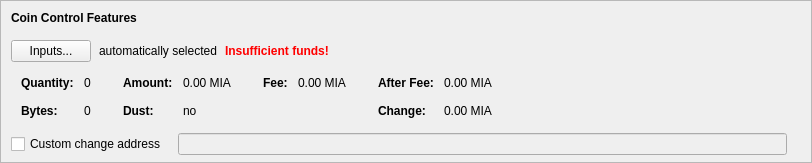
    <widget class="QFrame" name="frameCoinControl">
     <property name="sizePolicy">
      <sizepolicy hsizetype="Expanding" vsizetype="Expanding">
       <horstretch>0</horstretch>
       <verstretch>0</verstretch>
      </sizepolicy>
     </property>
     <property name="maximumSize">
      <size>
       <width>16777215</width>
       <height>16777215</height>
      </size>
     </property>
     <property name="frameShape">
      <enum>QFrame::StyledPanel</enum>
     </property>
     <property name="frameShadow">
      <enum>QFrame::Sunken</enum>
     </property>
     <layout class="QVBoxLayout" name="verticalLayoutCoinControl2">
      <property name="spacing">
       <number>0</number>
      </property>
      <property name="leftMargin">
       <number>0</number>
      </property>
      <property name="topMargin">
       <number>0</number>
      </property>
      <property name="rightMargin">
       <number>0</number>
      </property>
      <property name="bottomMargin">
       <number>6</number>
      </property>
      <item>
       <layout class="QVBoxLayout" name="verticalLayoutCoinControl" stretch="0,0,0,0,1">
        <property name="spacing">
         <number>0</number>
        </property>
        <property name="leftMargin">
         <number>10</number>
        </property>
        <property name="topMargin">
         <number>10</number>
        </property>
        <item>
         <layout class="QHBoxLayout" name="horizontalLayoutCoinControl1">
          <property name="bottomMargin">
           <number>15</number>
          </property>
          <item>
           <widget class="QLabel" name="labelCoinControlFeatures">
            <property name="sizePolicy">
             <sizepolicy hsizetype="Preferred" vsizetype="Maximum">
              <horstretch>0</horstretch>
              <verstretch>0</verstretch>
             </sizepolicy>
            </property>
            <property name="font">
             <font>
              <weight>75</weight>
              <bold>true</bold>
             </font>
            </property>
            <property name="styleSheet">
             <string notr="true">font-weight:bold;</string>
            </property>
            <property name="text">
             <string>Coin Control Features</string>
            </property>
           </widget>
          </item>
         </layout>
        </item>
        <item>
         <layout class="QHBoxLayout" name="horizontalLayoutCoinControl2" stretch="0,0,0,0">
          <property name="spacing">
           <number>8</number>
          </property>
          <property name="bottomMargin">
           <number>10</number>
          </property>
          <item>
           <widget class="QPushButton" name="pushButtonCoinControl">
            <property name="styleSheet">
             <string notr="true"/>
            </property>
            <property name="text">
             <string>Inputs...</string>
            </property>
            <property name="autoDefault">
             <bool>false</bool>
            </property>
           </widget>
          </item>
          <item>
           <widget class="QLabel" name="labelCoinControlAutomaticallySelected">
            <property name="text">
             <string>automatically selected</string>
            </property>
            <property name="margin">
             <number>5</number>
            </property>
           </widget>
          </item>
          <item>
           <widget class="QLabel" name="labelCoinControlInsuffFunds">
            <property name="font">
             <font>
              <weight>75</weight>
              <bold>true</bold>
             </font>
            </property>
            <property name="styleSheet">
             <string notr="true">color:red;font-weight:bold;</string>
            </property>
            <property name="text">
             <string>Insufficient funds!</string>
            </property>
            <property name="margin">
             <number>5</number>
            </property>
           </widget>
          </item>
          <item>
           <spacer name="horizontalSpacerCoinControl">
            <property name="orientation">
             <enum>Qt::Horizontal</enum>
            </property>
            <property name="sizeHint" stdset="0">
             <size>
              <width>40</width>
              <height>1</height>
             </size>
            </property>
           </spacer>
          </item>
         </layout>
        </item>
        <item>
         <widget class="QWidget" name="widgetCoinControl" native="true">
          <property name="sizePolicy">
           <sizepolicy hsizetype="Preferred" vsizetype="Preferred">
            <horstretch>0</horstretch>
            <verstretch>0</verstretch>
           </sizepolicy>
          </property>
          <property name="minimumSize">
           <size>
            <width>0</width>
            <height>0</height>
           </size>
          </property>
          <property name="styleSheet">
           <string notr="true"/>
          </property>
          <layout class="QHBoxLayout" name="horizontalLayoutCoinControl5">
           <property name="leftMargin">
            <number>0</number>
           </property>
           <property name="topMargin">
            <number>0</number>
           </property>
           <property name="rightMargin">
            <number>0</number>
           </property>
           <property name="bottomMargin">
            <number>0</number>
           </property>
           <item>
            <layout class="QHBoxLayout" name="horizontalLayoutCoinControl3" stretch="0,0,0,1">
             <property name="spacing">
              <number>20</number>
             </property>
             <property name="topMargin">
              <number>0</number>
             </property>
             <property name="bottomMargin">
              <number>10</number>
             </property>
             <item>
              <layout class="QFormLayout" name="formLayoutCoinControl1">
               <property name="horizontalSpacing">
                <number>10</number>
               </property>
               <property name="verticalSpacing">
                <number>14</number>
               </property>
               <property name="leftMargin">
                <number>10</number>
               </property>
               <property name="topMargin">
                <number>4</number>
               </property>
               <property name="rightMargin">
                <number>6</number>
               </property>
               <item row="0" column="0">
                <widget class="QLabel" name="labelCoinControlQuantityText">
                 <property name="font">
                  <font>
                   <weight>75</weight>
                   <bold>true</bold>
                  </font>
                 </property>
                 <property name="text">
                  <string>Quantity:</string>
                 </property>
                 <property name="margin">
                  <number>0</number>
                 </property>
                </widget>
               </item>
               <item row="0" column="1">
                <widget class="QLabel" name="labelCoinControlQuantity">
                 <property name="cursor">
                  <cursorShape>IBeamCursor</cursorShape>
                 </property>
                 <property name="contextMenuPolicy">
                  <enum>Qt::ActionsContextMenu</enum>
                 </property>
                 <property name="text">
                  <string notr="true">0</string>
                 </property>
                 <property name="margin">
                  <number>0</number>
                 </property>
                 <property name="textInteractionFlags">
                  <set>Qt::LinksAccessibleByMouse|Qt::TextSelectableByKeyboard|Qt::TextSelectableByMouse</set>
                 </property>
                </widget>
               </item>
               <item row="1" column="0">
                <widget class="QLabel" name="labelCoinControlBytesText">
                 <property name="font">
                  <font>
                   <weight>75</weight>
                   <bold>true</bold>
                  </font>
                 </property>
                 <property name="text">
                  <string>Bytes:</string>
                 </property>
                </widget>
               </item>
               <item row="1" column="1">
                <widget class="QLabel" name="labelCoinControlBytes">
                 <property name="cursor">
                  <cursorShape>IBeamCursor</cursorShape>
                 </property>
                 <property name="contextMenuPolicy">
                  <enum>Qt::ActionsContextMenu</enum>
                 </property>
                 <property name="text">
                  <string notr="true">0</string>
                 </property>
                 <property name="textInteractionFlags">
                  <set>Qt::LinksAccessibleByMouse|Qt::TextSelectableByKeyboard|Qt::TextSelectableByMouse</set>
                 </property>
                </widget>
               </item>
              </layout>
             </item>
             <item>
              <layout class="QFormLayout" name="formLayoutCoinControl2">
               <property name="horizontalSpacing">
                <number>10</number>
               </property>
               <property name="verticalSpacing">
                <number>14</number>
               </property>
               <property name="leftMargin">
                <number>6</number>
               </property>
               <property name="topMargin">
                <number>4</number>
               </property>
               <property name="rightMargin">
                <number>6</number>
               </property>
               <item row="0" column="0">
                <widget class="QLabel" name="labelCoinControlAmountText">
                 <property name="font">
                  <font>
                   <weight>75</weight>
                   <bold>true</bold>
                  </font>
                 </property>
                 <property name="text">
                  <string>Amount:</string>
                 </property>
                 <property name="margin">
                  <number>0</number>
                 </property>
                </widget>
               </item>
               <item row="0" column="1">
                <widget class="QLabel" name="labelCoinControlAmount">
                 <property name="cursor">
                  <cursorShape>IBeamCursor</cursorShape>
                 </property>
                 <property name="contextMenuPolicy">
                  <enum>Qt::ActionsContextMenu</enum>
                 </property>
                 <property name="text">
                  <string notr="true">0.00 MIA</string>
                 </property>
                 <property name="textInteractionFlags">
                  <set>Qt::LinksAccessibleByMouse|Qt::TextSelectableByKeyboard|Qt::TextSelectableByMouse</set>
                 </property>
                </widget>
               </item>
               <item row="1" column="0">
                <widget class="QLabel" name="labelCoinControlLowOutputText">
                 <property name="font">
                  <font>
                   <weight>75</weight>
                   <bold>true</bold>
                  </font>
                 </property>
                 <property name="text">
                  <string>Dust:</string>
                 </property>
                </widget>
               </item>
               <item row="1" column="1">
                <widget class="QLabel" name="labelCoinControlLowOutput">
                 <property name="cursor">
                  <cursorShape>IBeamCursor</cursorShape>
                 </property>
                 <property name="contextMenuPolicy">
                  <enum>Qt::ActionsContextMenu</enum>
                 </property>
                 <property name="text">
                  <string notr="true">no</string>
                 </property>
                 <property name="textInteractionFlags">
                  <set>Qt::LinksAccessibleByMouse|Qt::TextSelectableByKeyboard|Qt::TextSelectableByMouse</set>
                 </property>
                </widget>
               </item>
              </layout>
             </item>
             <item>
              <layout class="QFormLayout" name="formLayoutCoinControl3">
               <property name="horizontalSpacing">
                <number>10</number>
               </property>
               <property name="verticalSpacing">
                <number>14</number>
               </property>
               <property name="leftMargin">
                <number>6</number>
               </property>
               <property name="topMargin">
                <number>4</number>
               </property>
               <property name="rightMargin">
                <number>6</number>
               </property>
               <item row="0" column="0">
                <widget class="QLabel" name="labelCoinControlFeeText">
                 <property name="font">
                  <font>
                   <weight>75</weight>
                   <bold>true</bold>
                  </font>
                 </property>
                 <property name="text">
                  <string>Fee:</string>
                 </property>
                 <property name="margin">
                  <number>0</number>
                 </property>
                </widget>
               </item>
               <item row="0" column="1">
                <widget class="QLabel" name="labelCoinControlFee">
                 <property name="cursor">
                  <cursorShape>IBeamCursor</cursorShape>
                 </property>
                 <property name="contextMenuPolicy">
                  <enum>Qt::ActionsContextMenu</enum>
                 </property>
                 <property name="text">
                  <string notr="true">0.00 MIA</string>
                 </property>
                 <property name="textInteractionFlags">
                  <set>Qt::LinksAccessibleByMouse|Qt::TextSelectableByKeyboard|Qt::TextSelectableByMouse</set>
                 </property>
                </widget>
               </item>
             </layout>
             </item>
             <item>
              <layout class="QFormLayout" name="formLayoutCoinControl4">
               <property name="horizontalSpacing">
                <number>10</number>
               </property>
               <property name="verticalSpacing">
                <number>14</number>
               </property>
               <property name="leftMargin">
                <number>6</number>
               </property>
               <property name="topMargin">
                <number>4</number>
               </property>
               <property name="rightMargin">
                <number>6</number>
               </property>
               <item row="0" column="0">
                <widget class="QLabel" name="labelCoinControlAfterFeeText">
                 <property name="font">
                  <font>
                   <weight>75</weight>
                   <bold>true</bold>
                  </font>
                 </property>
                 <property name="text">
                  <string>After Fee:</string>
                 </property>
                 <property name="margin">
                  <number>0</number>
                 </property>
                </widget>
               </item>
               <item row="0" column="1">
                <widget class="QLabel" name="labelCoinControlAfterFee">
                 <property name="cursor">
                  <cursorShape>IBeamCursor</cursorShape>
                 </property>
                 <property name="contextMenuPolicy">
                  <enum>Qt::ActionsContextMenu</enum>
                 </property>
                 <property name="text">
                  <string notr="true">0.00 MIA</string>
                 </property>
                 <property name="textInteractionFlags">
                  <set>Qt::LinksAccessibleByMouse|Qt::TextSelectableByKeyboard|Qt::TextSelectableByMouse</set>
                 </property>
                </widget>
               </item>
               <item row="1" column="0">
                <widget class="QLabel" name="labelCoinControlChangeText">
                 <property name="font">
                  <font>
                   <weight>75</weight>
                   <bold>true</bold>
                  </font>
                 </property>
                 <property name="text">
                  <string>Change:</string>
                 </property>
                </widget>
               </item>
               <item row="1" column="1">
                <widget class="QLabel" name="labelCoinControlChange">
                 <property name="cursor">
                  <cursorShape>IBeamCursor</cursorShape>
                 </property>
                 <property name="contextMenuPolicy">
                  <enum>Qt::ActionsContextMenu</enum>
                 </property>
                 <property name="text">
                  <string notr="true">0.00 MIA</string>
                 </property>
                 <property name="textInteractionFlags">
                  <set>Qt::LinksAccessibleByMouse|Qt::TextSelectableByKeyboard|Qt::TextSelectableByMouse</set>
                 </property>
                </widget>
               </item>
              </layout>
             </item>
            </layout>
           </item>
          </layout>
         </widget>
        </item>
        <item>
         <layout class="QHBoxLayout" name="horizontalLayoutCoinControl4" stretch="0,0,0">
          <property name="spacing">
           <number>12</number>
          </property>
          <property name="sizeConstraint">
           <enum>QLayout::SetDefaultConstraint</enum>
          </property>
          <property name="topMargin">
           <number>5</number>
          </property>
          <property name="rightMargin">
           <number>5</number>
          </property>
          <item>
           <widget class="QCheckBox" name="checkBoxCoinControlChange">
            <property name="toolTip">
             <string>If this is activated, but the change address is empty or invalid, change will be sent to a newly generated address.</string>
            </property>
            <property name="text">
             <string>Custom change address</string>
            </property>
           </widget>
          </item>
          <item>
           <widget class="QValidatedLineEdit" name="lineEditCoinControlChange">
            <property name="enabled">
             <bool>false</bool>
            </property>
            <property name="sizePolicy">
             <sizepolicy hsizetype="Expanding" vsizetype="Fixed">
              <horstretch>0</horstretch>
              <verstretch>0</verstretch>
             </sizepolicy>
            </property>
           </widget>
          </item>
          <item>
           <widget class="QLabel" name="labelCoinControlChangeLabel">
            <property name="sizePolicy">
             <sizepolicy hsizetype="Preferred" vsizetype="Expanding">
              <horstretch>0</horstretch>
              <verstretch>0</verstretch>
             </sizepolicy>
            </property>
            <property name="minimumSize">
             <size>
              <width>0</width>
              <height>0</height>
             </size>
            </property>
            <property name="text">
             <string/>
            </property>
            <property name="margin">
             <number>3</number>
            </property>
           </widget>
          </item>
         </layout>
        </item>
        <item>
         <spacer name="verticalSpacerCoinControl">
          <property name="orientation">
           <enum>Qt::Vertical</enum>
          </property>
          <property name="sizeHint" stdset="0">
           <size>
            <width>800</width>
            <height>1</height>
           </size>
          </property>
         </spacer>
        </item>
       </layout>
      </item>
     </layout>
    </widget>
